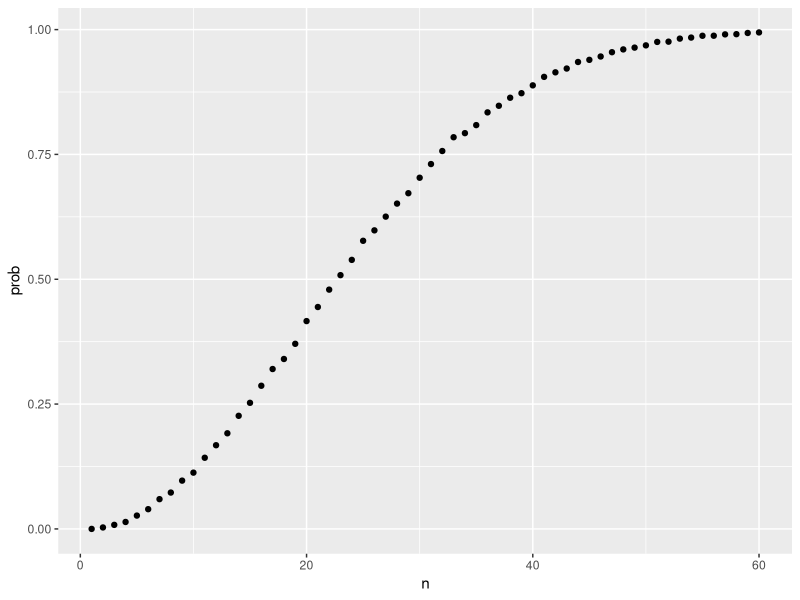
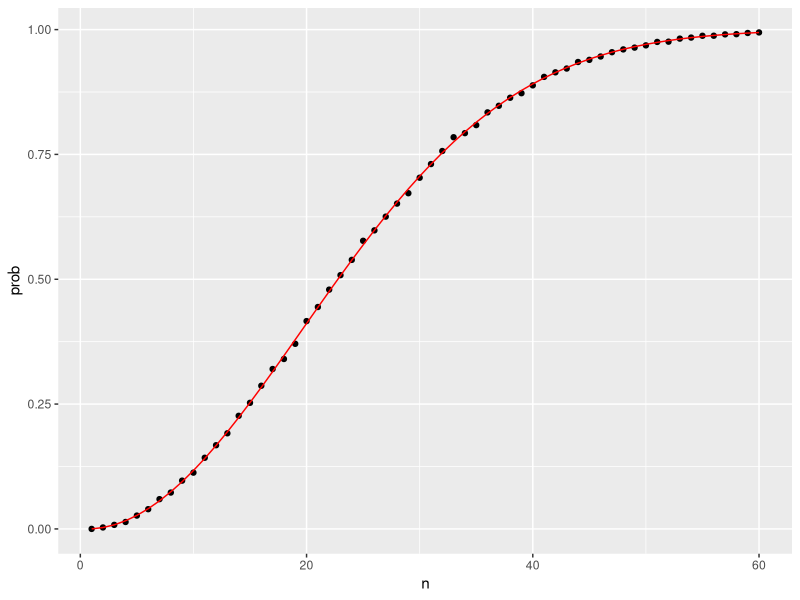

Source code (R) for these figures, in order:
# The Birthday problem (from Book)
# https://rafalab.github.io/dsbook/probability.html#examples

# 2021.04.09


# Suppose you are in a classroom with 50 people. If we assume this is a randomly selected group
# of 50 people, what is the chance that at least two people have the same birthday? Although it 
# is somewhat advanced, we can deduce this mathematically. We will do this later. Here we use a
# Monte Carlo simulation. For simplicity, we assume nobody was born on February 29. This actually
# doesn't change the answer much.

# First, note that birthdays can be represented as numbers between 1 and 365, so a sample of 50 
# birthdays can be obtained like this:


n <- 50
bday <- sample(1:365, n, replace = TRUE)


# To check if in this particular set of 50 people we have at least two with the same birthday, we
# can use the function duplicated, which returns TRUE whenever an element of a vector is a duplicate.
# Here is an example:


duplicated(c(1,2,3,1,4,3,5))


# The second time 1 and 3 appear, we get a TRUE. So to check if two birthdays were the same, we simply 
# use the any and duplicated functions like this:

any(duplicated(bday))

# [1] TRUE


# In this case, we see that it did happen. At least two people had the same birthday.

# To estimate the probability of a shared birthday in the group, we repeat this experiment by sampling 
# sets of 50 birthdays over and over:


B <- 10000

same_birthday <- function(n){
  bdays <- sample(1:365, n, replace = TRUE)
  any(duplicated(bdays))
}

results <- replicate(B, same_birthday(50))
mean(results)
# [1] 0.968


# Were you expecting the probability to be this high?
  
# People tend to underestimate these probabilities. To get an intuition as to why it is so high, think
# about what happens when the group size is close to 365. At this stage, we run out of days and the 
# probability is one.


# Say we want to use this knowledge to bet with friends about two people having the same birthday in a
# group of people. When are the chances larger than 50%? Larger than 75%?
  
# Let's create a look-up table. We can quickly create a function to compute this for any group size:


compute_prob <- function(n, B = 10000){
  results <- replicate(B, same_birthday(n))
  mean(results)
}


# Using the function "sapply", we can perform element-wise operations on any function:


n <- seq(1,60)
prob <- sapply(n, compute_prob)


# We can now make a plot of the estimated probabilities of two people having the same birthday in a group
# of size "n":

library(tidyverse)
prob <- sapply(n, compute_prob)
qplot(n, prob)




# Now let's compute the exact probabilities rather than use Monte Carlo approximations. Not only do we get
# the exact answer using math, but the computations are much faster since we don't have to generate experiments.

# To make the math simpler, instead of computing the probability of it happening, we will compute the 
# probability of it not happening. For this, we use the multiplication rule.

# Let's start with the first person. The probability that person 1 has a unique birthday is 1. The probability
# that person 2 has a unique birthday, given that person 1 already took one, is 364/365. Then, given that the
# first two people have unique birthdays, person 3 is left with 363 days to choose from. We continue this way
# and find the chances of all 50 people having a unique birthday is:


# 1x(364/365)x(363/365)x...x( (365 - n + 1)/365)

# We can write a function that does this for any number:


exact_prob <- function(n){
  prob_unique <- seq(365, 365-n+1)/365
  1 - prod(prob_unique)
}

eprob <- sapply(n, exact_prob)
qplot(n, prob) + geom_line(aes(n,eprob), col = "red")


# This plot shows that the Monte Carlo simulation provided a very good estimate of the exact probability. 
# Had it not been possible to compute the exact probabilities, we would have still been able to accurately
# estimate the probabilities.

